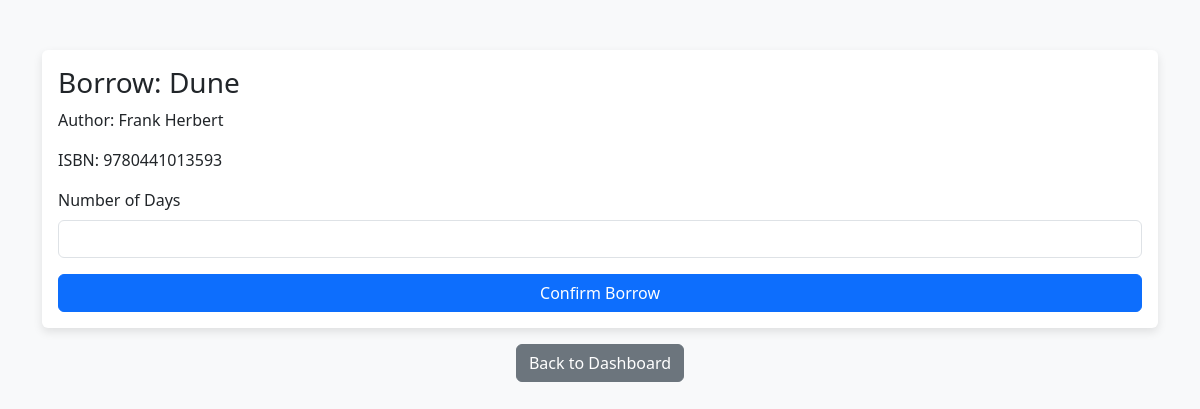
The page /borrow_book.php?book_id=1 (signed in) on the database its author committed.
### tables this page shows
CREATE TABLE `books` (
  `id` int(11) NOT NULL,
  `title` varchar(255) NOT NULL,
  `author` varchar(255) NOT NULL,
  `category_id` int(11) NOT NULL,
  `isbn` varchar(50) NOT NULL,
  `quantity` int(11) NOT NULL,
  `created_at` timestamp NOT NULL DEFAULT current_timestamp(),
  `cover_photo` varchar(255) DEFAULT NULL
);

### borrow_book.php (the view, shortened to what this page needs)
<?php
include 'db_connection.php';
if (isset($_GET['book_id'])) {
    $book_id = intval($_GET['book_id']);
    $book_sql = "SELECT * FROM books WHERE id = $book_id";
    $book_result = $conn->query($book_sql);
    if ($book_result->num_rows > 0) {
        $book = $book_result->fetch_assoc();
    } else {
        echo "Book not found.";
    }
} else {
    echo "Invalid book ID.";
}
?>
<!DOCTYPE html>
<html lang="en">
<head>
    <link href="https://cdn.jsdelivr.net/npm/bootstrap@5.3.0/dist/css/bootstrap.min.css" rel="stylesheet">
</head>
<body>
    <div class="container">
        <div class="card">
            <div class="card-body">
                <?php if (isset($book)): ?>
                    <h3 class="card-title">Borrow: <?= htmlspecialchars($book['title']); ?></h3>
                    <p class="card-text">Author: <?= htmlspecialchars($book['author']); ?></p>
                    <p class="card-text">ISBN: <?= htmlspecialchars($book['isbn']); ?></p>
                    <form method="POST">
                        <div class="mb-3">
                            <label for="days" class="form-label">Number of Days</label>
                            <input type="number" name="days" id="days" class="form-control" min="1" required>
                        </div>
                        <button type="submit" class="btn btn-primary w-100">Confirm Borrow</button>
                    </form>
                <?php else: ?>
                    <p class="text-danger">Book not found or invalid book ID.</p>
                <?php endif; ?>
            </div>
        </div>
        <div class="mt-3 text-center">
            <a href="member_dashboard.php" class="btn btn-secondary">Back to Dashboard</a>
        </div>
    </div>
</body>
</html>

### borrow_book.php (style rules this page uses)
body { background-color: #f8f9fa; }
.container { margin-top: 50px; }
.card { border: none; box-shadow: 0 4px 10px rgba(0, 0, 0, 0.1); }

### rows shown on the page
books: title "Dune", author "Frank Herbert", isbn "9780441013593"
